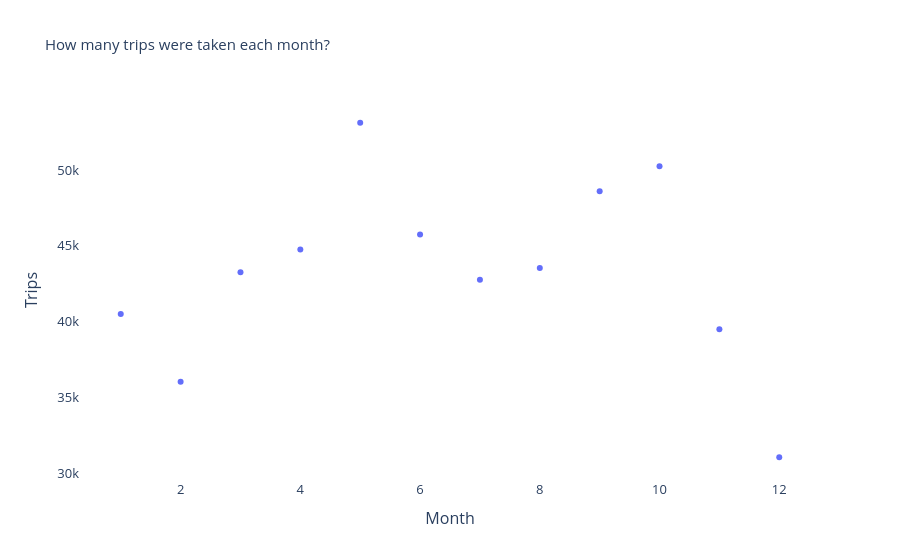

Notebook source saved alongside this figure:
### Code cell
# Test all functions

test_questions = [
    "How many trips were taken in total?",
    "Which station had the most trips?",
    "How many trips were taken each month?",
]

for q in test_questions:
    print("=" * 50)
    print(f"Question : {q}")

    # Generate SQL
    sql = generate_sql(q)
    print(f"SQL      : {sql}")

    # Run SQL
    df, error = run_sql(sql)
    if error:
        print(f"Error    : {error}")
        continue

    print(f"Rows     : {len(df)}")
    print(f"Data     :\n{df.head(3)}")

    # Generate insight
    insight = generate_insight(q, df)
    print(f"Insight  : {insight}")

    # Generate chart
    fig = generate_chart(df, q)
    if fig:
        fig.show()
        print("Chart    : generated")
    else:
        print("Chart    : not applicable")

print("\nAll tests done!")

### Figure 1 — Plotly figure (JSON) as saved in the notebook; plotly's stock layout.template omitted (floating-point values rounded to 4 significant figures)
{"data": [{"hovertemplate": "Month=%{x}<br>Trips=%{y}<extra></extra>", "legendgroup": "", "marker": {"color": "#636efa", "symbol": "circle"}, "mode": "markers", "name": "", "orientation": "v", "showlegend": false, "type": "scatter", "x": [1, 2, 3, 4, 5, 6, 7, 8, 9, 10, 11, 12], "xaxis": "x", "y": [40520, 36065, 43264, 44760, 53108, 45748, 42766, 43548, 48604, 50248, 39515, 31089], "yaxis": "y"}], "layout": {"font": {"size": 13}, "legend": {"tracegroupgap": 0}, "paper_bgcolor": "white", "plot_bgcolor": "white", "title": {"font": {"size": 15}, "text": "How many trips were taken each month?"}, "xaxis": {"anchor": "y", "domain": [0, 1], "title": {"text": "Month"}}, "yaxis": {"anchor": "x", "domain": [0, 1], "title": {"text": "Trips"}}}}
